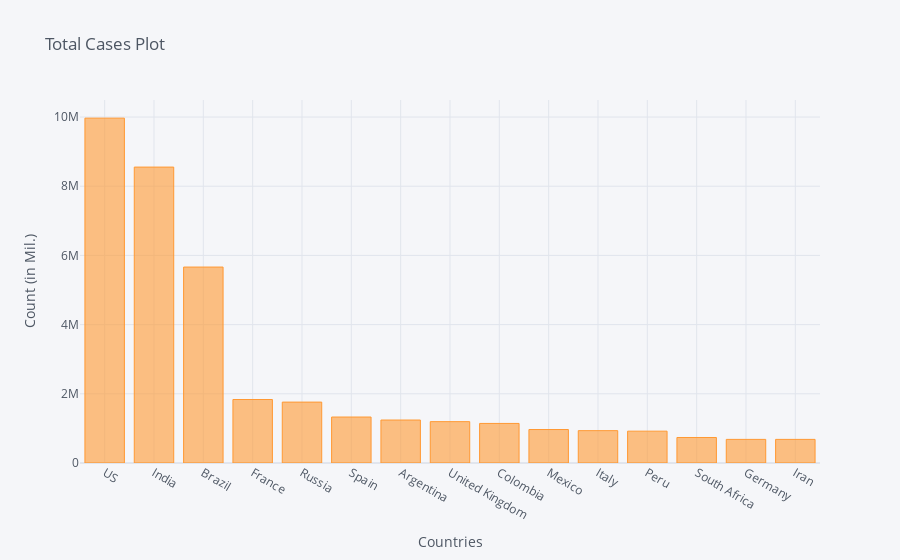

Source (notebook cell):
### Code cell
corona_dframe_agg_plot.iplot(kind='bar', x='Country/Region', y='11/8/20',
                             title='Total Cases Plot',xTitle='Countries',yTitle='Count (in Mil.)')

### Figure 1 — Plotly figure (JSON) as saved in the notebook; plotly's stock layout.template omitted (floating-point values rounded to 4 significant figures)
{"data": [{"marker": {"color": "rgba(255, 153, 51, 0.6)", "line": {"color": "rgba(255, 153, 51, 1.0)", "width": 1}}, "name": "11/8/20", "orientation": "v", "text": "", "type": "bar", "x": ["US", "India", "Brazil", "France", "Russia", "Spain", "Argentina", "United Kingdom", "Colombia", "Mexico", "Italy", "Peru", "South Africa", "Germany", "Iran"], "y": [9968155, 8553657, 5664115, 1835187, 1760420, 1328832, 1242182, 1195350, 1143887, 967825, 935104, 920010, 737278, 682624, 682486]}], "layout": {"legend": {"bgcolor": "#F5F6F9", "font": {"color": "#4D5663"}}, "paper_bgcolor": "#F5F6F9", "plot_bgcolor": "#F5F6F9", "title": {"font": {"color": "#4D5663"}, "text": "Total Cases Plot"}, "xaxis": {"gridcolor": "#E1E5ED", "showgrid": true, "tickfont": {"color": "#4D5663"}, "title": {"font": {"color": "#4D5663"}, "text": "Countries"}, "zerolinecolor": "#E1E5ED"}, "yaxis": {"gridcolor": "#E1E5ED", "showgrid": true, "tickfont": {"color": "#4D5663"}, "title": {"font": {"color": "#4D5663"}, "text": "Count (in Mil.)"}, "zerolinecolor": "#E1E5ED"}}}
